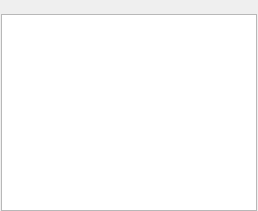
<?xml version="1.0" encoding="UTF-8"?>
<ui version="4.0">
 <class>ComboBoxPopup</class>
 <widget class="QWidget" name="ComboBoxPopup">
  <property name="geometry">
   <rect>
    <x>0</x>
    <y>0</y>
    <width>258</width>
    <height>211</height>
   </rect>
  </property>
  <property name="sizePolicy">
   <sizepolicy hsizetype="Fixed" vsizetype="Fixed">
    <horstretch>0</horstretch>
    <verstretch>0</verstretch>
   </sizepolicy>
  </property>
  <layout class="QVBoxLayout" name="verticalLayout">
   <property name="spacing">
    <number>0</number>
   </property>
   <property name="leftMargin">
    <number>0</number>
   </property>
   <property name="topMargin">
    <number>0</number>
   </property>
   <property name="rightMargin">
    <number>0</number>
   </property>
   <property name="bottomMargin">
    <number>0</number>
   </property>
   <item>
    <widget class="QLabel" name="lblCaption">
     <property name="sizePolicy">
      <sizepolicy hsizetype="Preferred" vsizetype="Fixed">
       <horstretch>0</horstretch>
       <verstretch>0</verstretch>
      </sizepolicy>
     </property>
     <property name="alignment">
      <set>Qt::AlignJustify|Qt::AlignVCenter</set>
     </property>
    </widget>
   </item>
   <item alignment="Qt::AlignHCenter">
    <widget class="ComboBoxListView" name="lvwList">
     <property name="sizePolicy">
      <sizepolicy hsizetype="Fixed" vsizetype="Expanding">
       <horstretch>0</horstretch>
       <verstretch>0</verstretch>
      </sizepolicy>
     </property>
     <property name="verticalScrollBarPolicy">
      <enum>Qt::ScrollBarAlwaysOff</enum>
     </property>
     <property name="editTriggers">
      <set>QAbstractItemView::NoEditTriggers</set>
     </property>
     <property name="showDropIndicator" stdset="0">
      <bool>false</bool>
     </property>
     <property name="defaultDropAction">
      <enum>Qt::IgnoreAction</enum>
     </property>
     <property name="alternatingRowColors">
      <bool>true</bool>
     </property>
     <property name="selectionBehavior">
      <enum>QAbstractItemView::SelectRows</enum>
     </property>
    </widget>
   </item>
  </layout>
 </widget>
 <customwidgets>
  <customwidget>
   <class>ComboBoxListView</class>
   <extends>QListView</extends>
   <header location="global">ComboBoxListView.h</header>
  </customwidget>
 </customwidgets>
 <resources/>
 <connections/>
</ui>
